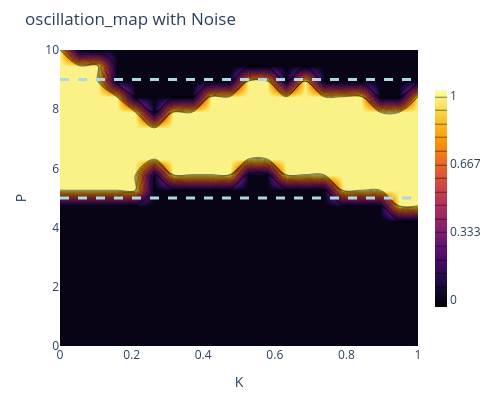
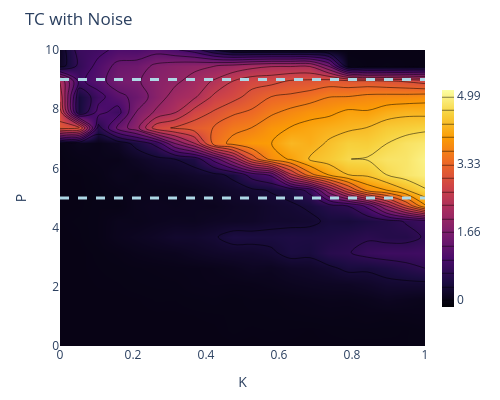
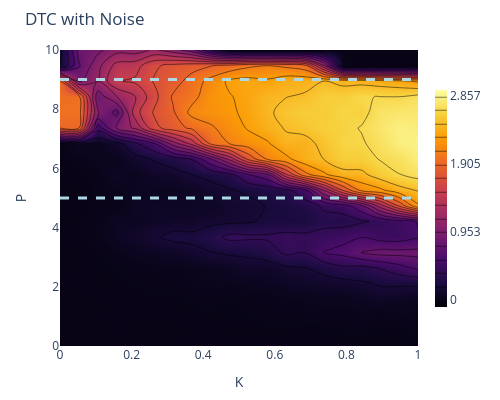
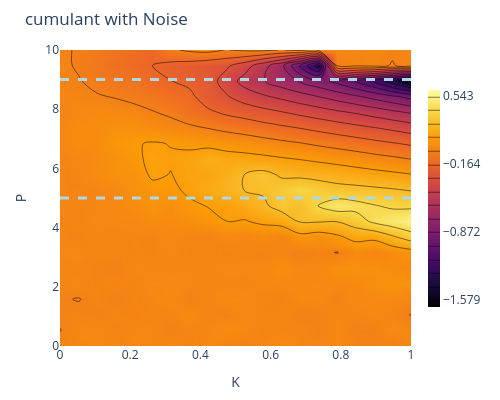

These figures' notebook cell, in order:
### Code cell
import plotly.graph_objects as go
import numpy as np

def plot_metrics_contour(matrix, P_values, K_values, title="Metric Map",
                         colorscale="Inferno", n_contours=15, horizontal_lines=False,P1=0,P2=0):

    z_min = np.nanmin(matrix)
    z_max = np.nanmax(matrix)

    fig = go.Figure(data=go.Contour(
        z=matrix,
        x=K_values,
        y=P_values,
        colorscale=colorscale,
        contours=dict(
            start=z_min,
            end=z_max,
            size=(z_max - z_min) / n_contours,
            coloring='heatmap',
            showlines=True
        ),
        colorbar=dict(
            thickness=12,
            len=0.8
        )
    ))

    if horizontal_lines:
        # líneas horizontales
        fig.add_hline(y=P1, line=dict(color="lightblue", width=3), line_dash="dash")
        fig.add_hline(y=P2, line=dict(color="lightblue", width=3), line_dash="dash")
    
    fig.update_layout(
        title=title,
        xaxis_title='K',
        yaxis_title='P',
        width=500,
        height=400,
        margin=dict(l=60, r=40, t=50, b=50)
    )

    fig.show()

metrics = ["oscillation_map","TC","DTC","cumulant","powercorr","skew","kurt"]
pairwise = np.load("../results/metrics_Pairwise_noise.npz")
for m in metrics:
    plot_metrics_contour(pairwise[m], pairwise["P"], pairwise["K3"], title=f"{m} with Noise",horizontal_lines=True,P1=5,P2=9)

### Figure 1 — Plotly figure (JSON) as saved in the notebook; plotly's stock layout.template omitted (floating-point values rounded to 4 significant figures; data arrays with more than 128 entries replaced by an {"elided": "..."} marker saying what was removed)
{"data": [{"colorbar": {"len": 0.8, "thickness": 12}, "colorscale": [[0, "#000004"], [0.1111, "#1b0c41"], [0.2222, "#4a0c6b"], [0.3333, "#781c6d"], [0.4444, "#a52c60"], [0.5556, "#cf4446"], [0.6667, "#ed6925"], [0.7778, "#fb9b06"], [0.8889, "#f7d13d"], [1, "#fcffa4"]], "contours": {"coloring": "heatmap", "end": 1, "showlines": true, "size": 0.06667, "start": 0}, "type": "contour", "x": [0.0, 0.05263, 0.1053, 0.1579, 0.2105, 0.2632, 0.3158, 0.3684, 0.4211, 0.4737, 0.5263, 0.5789, 0.6316, 0.6842, 0.7368, 0.7895, 0.8421, 0.8947, 0.9474, 1.0], "y": [0.0, 0.5263, 1.053, 1.579, 2.105, 2.632, 3.158, 3.684, 4.211, 4.737, 5.263, 5.789, 6.316, 6.842, 7.368, 7.895, 8.421, 8.947, 9.474, 10.0], "z": {"elided": "20x20 int values"}}], "layout": {"height": 400, "margin": {"b": 50, "l": 60, "r": 40, "t": 50}, "shapes": [{"line": {"color": "lightblue", "dash": "dash", "width": 3}, "type": "line", "x0": 0, "x1": 1, "xref": "x domain", "y0": 5, "y1": 5, "yref": "y"}, {"line": {"color": "lightblue", "dash": "dash", "width": 3}, "type": "line", "x0": 0, "x1": 1, "xref": "x domain", "y0": 9, "y1": 9, "yref": "y"}], "title": {"text": "oscillation_map with Noise"}, "width": 500, "xaxis": {"title": {"text": "K"}}, "yaxis": {"title": {"text": "P"}}}}

### Figure 2 — Plotly figure (JSON) as saved in the notebook; plotly's stock layout.template omitted (floating-point values rounded to 4 significant figures; data arrays with more than 128 entries replaced by an {"elided": "..."} marker saying what was removed)
{"data": [{"colorbar": {"len": 0.8, "thickness": 12}, "colorscale": [[0, "#000004"], [0.1111, "#1b0c41"], [0.2222, "#4a0c6b"], [0.3333, "#781c6d"], [0.4444, "#a52c60"], [0.5556, "#cf4446"], [0.6667, "#ed6925"], [0.7778, "#fb9b06"], [0.8889, "#f7d13d"], [1, "#fcffa4"]], "contours": {"coloring": "heatmap", "end": 4.992, "showlines": true, "size": 0.3328, "start": 4.301e-05}, "type": "contour", "x": [0.0, 0.05263, 0.1053, 0.1579, 0.2105, 0.2632, 0.3158, 0.3684, 0.4211, 0.4737, 0.5263, 0.5789, 0.6316, 0.6842, 0.7368, 0.7895, 0.8421, 0.8947, 0.9474, 1.0], "y": [0.0, 0.5263, 1.053, 1.579, 2.105, 2.632, 3.158, 3.684, 4.211, 4.737, 5.263, 5.789, 6.316, 6.842, 7.368, 7.895, 8.421, 8.947, 9.474, 10.0], "z": {"elided": "20x20 float values"}}], "layout": {"height": 400, "margin": {"b": 50, "l": 60, "r": 40, "t": 50}, "shapes": [{"line": {"color": "lightblue", "dash": "dash", "width": 3}, "type": "line", "x0": 0, "x1": 1, "xref": "x domain", "y0": 5, "y1": 5, "yref": "y"}, {"line": {"color": "lightblue", "dash": "dash", "width": 3}, "type": "line", "x0": 0, "x1": 1, "xref": "x domain", "y0": 9, "y1": 9, "yref": "y"}], "title": {"text": "TC with Noise"}, "width": 500, "xaxis": {"title": {"text": "K"}}, "yaxis": {"title": {"text": "P"}}}}

### Figure 3 — Plotly figure (JSON) as saved in the notebook; plotly's stock layout.template omitted (floating-point values rounded to 4 significant figures; data arrays with more than 128 entries replaced by an {"elided": "..."} marker saying what was removed)
{"data": [{"colorbar": {"len": 0.8, "thickness": 12}, "colorscale": [[0, "#000004"], [0.1111, "#1b0c41"], [0.2222, "#4a0c6b"], [0.3333, "#781c6d"], [0.4444, "#a52c60"], [0.5556, "#cf4446"], [0.6667, "#ed6925"], [0.7778, "#fb9b06"], [0.8889, "#f7d13d"], [1, "#fcffa4"]], "contours": {"coloring": "heatmap", "end": 2.857, "showlines": true, "size": 0.1905, "start": 4.301e-05}, "type": "contour", "x": [0.0, 0.05263, 0.1053, 0.1579, 0.2105, 0.2632, 0.3158, 0.3684, 0.4211, 0.4737, 0.5263, 0.5789, 0.6316, 0.6842, 0.7368, 0.7895, 0.8421, 0.8947, 0.9474, 1.0], "y": [0.0, 0.5263, 1.053, 1.579, 2.105, 2.632, 3.158, 3.684, 4.211, 4.737, 5.263, 5.789, 6.316, 6.842, 7.368, 7.895, 8.421, 8.947, 9.474, 10.0], "z": {"elided": "20x20 float values"}}], "layout": {"height": 400, "margin": {"b": 50, "l": 60, "r": 40, "t": 50}, "shapes": [{"line": {"color": "lightblue", "dash": "dash", "width": 3}, "type": "line", "x0": 0, "x1": 1, "xref": "x domain", "y0": 5, "y1": 5, "yref": "y"}, {"line": {"color": "lightblue", "dash": "dash", "width": 3}, "type": "line", "x0": 0, "x1": 1, "xref": "x domain", "y0": 9, "y1": 9, "yref": "y"}], "title": {"text": "DTC with Noise"}, "width": 500, "xaxis": {"title": {"text": "K"}}, "yaxis": {"title": {"text": "P"}}}}

### Figure 4 — Plotly figure (JSON) as saved in the notebook; plotly's stock layout.template omitted (floating-point values rounded to 4 significant figures; data arrays with more than 128 entries replaced by an {"elided": "..."} marker saying what was removed)
{"data": [{"colorbar": {"len": 0.8, "thickness": 12}, "colorscale": [[0, "#000004"], [0.1111, "#1b0c41"], [0.2222, "#4a0c6b"], [0.3333, "#781c6d"], [0.4444, "#a52c60"], [0.5556, "#cf4446"], [0.6667, "#ed6925"], [0.7778, "#fb9b06"], [0.8889, "#f7d13d"], [1, "#fcffa4"]], "contours": {"coloring": "heatmap", "end": 0.5426, "showlines": true, "size": 0.1414, "start": -1.579}, "type": "contour", "x": [0.0, 0.05263, 0.1053, 0.1579, 0.2105, 0.2632, 0.3158, 0.3684, 0.4211, 0.4737, 0.5263, 0.5789, 0.6316, 0.6842, 0.7368, 0.7895, 0.8421, 0.8947, 0.9474, 1.0], "y": [0.0, 0.5263, 1.053, 1.579, 2.105, 2.632, 3.158, 3.684, 4.211, 4.737, 5.263, 5.789, 6.316, 6.842, 7.368, 7.895, 8.421, 8.947, 9.474, 10.0], "z": {"elided": "20x20 float values"}}], "layout": {"height": 400, "margin": {"b": 50, "l": 60, "r": 40, "t": 50}, "shapes": [{"line": {"color": "lightblue", "dash": "dash", "width": 3}, "type": "line", "x0": 0, "x1": 1, "xref": "x domain", "y0": 5, "y1": 5, "yref": "y"}, {"line": {"color": "lightblue", "dash": "dash", "width": 3}, "type": "line", "x0": 0, "x1": 1, "xref": "x domain", "y0": 9, "y1": 9, "yref": "y"}], "title": {"text": "cumulant with Noise"}, "width": 500, "xaxis": {"title": {"text": "K"}}, "yaxis": {"title": {"text": "P"}}}}
